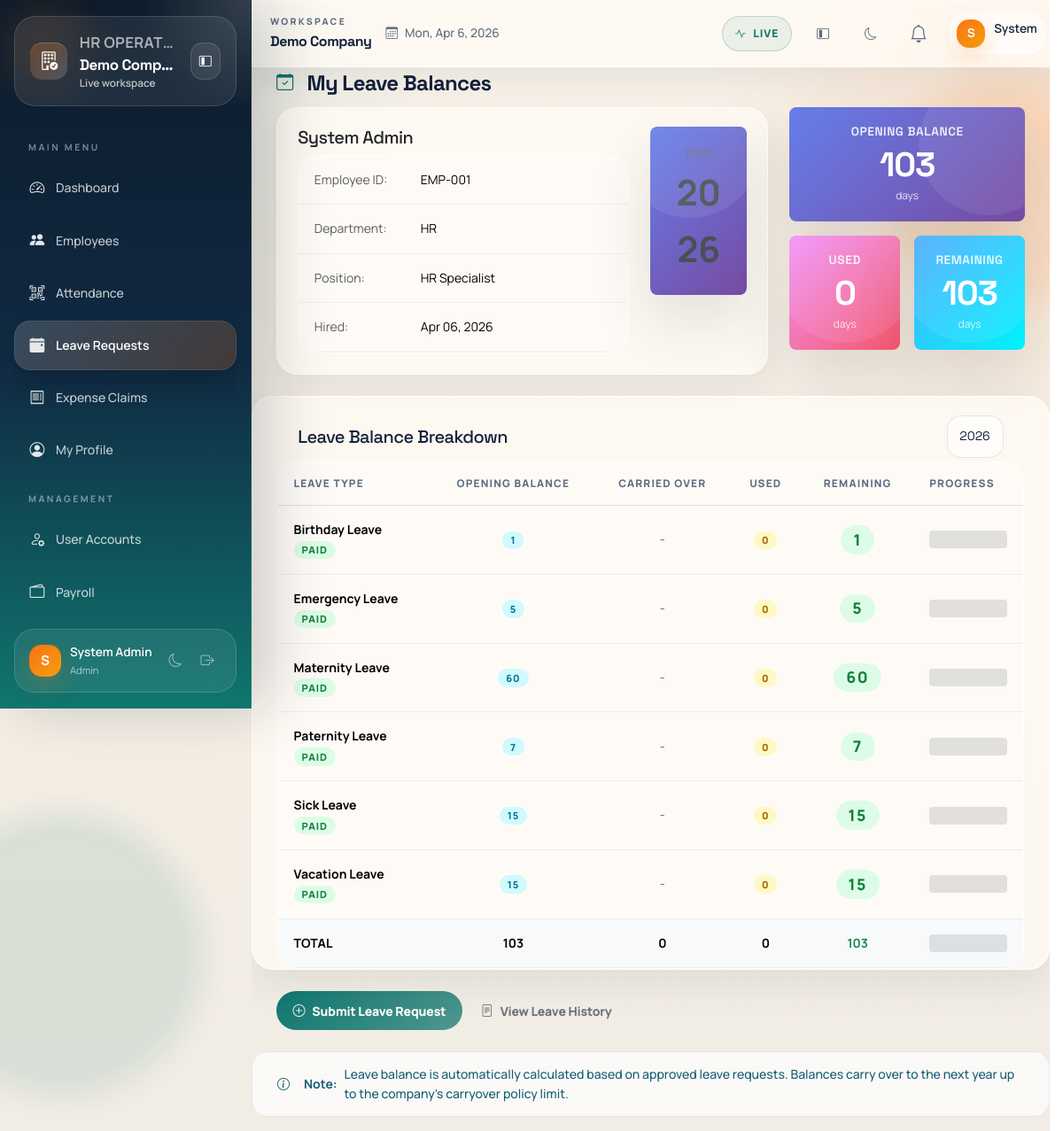
Page /modules/leaves/balance.php (signed in) on the committed database.
### tables this page shows
CREATE TABLE employees (
    id INT AUTO_INCREMENT PRIMARY KEY,
    company_id INT NOT NULL,
    employee_code VARCHAR(30),
    first_name VARCHAR(100) NOT NULL,
    last_name VARCHAR(100) NOT NULL,
    email VARCHAR(150) NOT NULL,
    phone VARCHAR(50),
    department_id INT NULL,
    position_id INT NULL,
    hire_date DATE NULL,
    basic_salary DECIMAL(10,2) DEFAULT 0,
    status ENUM('active','inactive') DEFAULT 'active',
    created_at DATETIME DEFAULT CURRENT_TIMESTAMP,
    UNIQUE KEY uniq_emp_code(company_id, employee_code),
    UNIQUE KEY uniq_emp_email(company_id, email)
);

CREATE TABLE departments (
    id INT AUTO_INCREMENT PRIMARY KEY,
    company_id INT NOT NULL,
    name VARCHAR(100) NOT NULL,
    UNIQUE KEY uniq_dept(company_id, name)
);

CREATE TABLE positions (
    id INT AUTO_INCREMENT PRIMARY KEY,
    company_id INT NOT NULL,
    name VARCHAR(100) NOT NULL,
    UNIQUE KEY uniq_pos(company_id, name)
);

CREATE TABLE users (
    id INT AUTO_INCREMENT PRIMARY KEY,
    company_id INT NULL,
    employee_id INT NULL,
    email VARCHAR(150) UNIQUE NOT NULL,
    password_hash VARCHAR(255) NOT NULL,
    role ENUM('Super Admin','Admin','HR Officer','Manager','Employee') NOT NULL,
    is_active TINYINT(1) DEFAULT 1,
    last_login DATETIME NULL,
    created_at DATETIME DEFAULT CURRENT_TIMESTAMP
);

CREATE TABLE IF NOT EXISTS employee_leave_balance (
    id INT AUTO_INCREMENT PRIMARY KEY,
    company_id INT NOT NULL,
    employee_id INT NOT NULL,
    leave_type_id INT NOT NULL,
    year INT NOT NULL,
    opening_balance INT NOT NULL,
    used INT DEFAULT 0,
    carried_over INT DEFAULT 0,
    remaining INT GENERATED ALWAYS AS (opening_balance + carried_over - used) STORED,
    created_at DATETIME DEFAULT CURRENT_TIMESTAMP,
    updated_at DATETIME DEFAULT CURRENT_TIMESTAMP ON UPDATE CURRENT_TIMESTAMP,
    UNIQUE KEY uniq_balance(company_id, employee_id, leave_type_id, year),
    FOREIGN KEY (leave_type_id) REFERENCES leave_types(id),
    FOREIGN KEY (employee_id) REFERENCES employees(id),
    INDEX idx_emp_year(employee_id, year),
    INDEX idx_company(company_id)
);

CREATE TABLE leave_types (
    id INT AUTO_INCREMENT PRIMARY KEY,
    company_id INT NOT NULL,
    name VARCHAR(100) NOT NULL,
    days_allowed INT DEFAULT 0,
    is_paid TINYINT(1) DEFAULT 1
);

### includes/functions.php (called while the page is built, shortened)
<?php
function e($s) {
    return htmlspecialchars($s ?? "", ENT_QUOTES, "UTF-8");
}

### modules/leaves/balance.php (the view, shortened to what this page needs)
<?php
require_once __DIR__.'/../../config/db.php';
require_once __DIR__.'/../../includes/header.php';
require_once __DIR__.'/../../includes/nav.php';
$cid = company_id() ?? 1;
$userId = $_SESSION['user']['id'] ?? null;
$employeeId = null;
if ($userId) {
    $userEmp = $pdo->prepare("SELECT employee_id FROM users WHERE id = ? AND company_id = ?");
    $userEmp->execute([$userId, $cid]);
    $employeeId = $userEmp->fetchColumn();
}
$year = (int)($_GET['year'] ?? date('Y'));
$emp = $pdo->prepare("
    SELECT e.*, d.name as dept_name, p.name as pos_name
    FROM employees e
    LEFT JOIN departments d ON d.id = e.department_id
    LEFT JOIN positions p ON p.id = e.position_id
    WHERE e.id = ? AND e.company_id = ?
");
$emp->execute([$employeeId, $cid]);
$employee = $emp->fetch();
$balances = $pdo->prepare("
    SELECT elb.*,  lt.name as leave_type_name, lt.is_paid
    FROM employee_leave_balance elb
    JOIN leave_types lt ON lt.id = elb.leave_type_id
    WHERE elb.company_id = ? AND elb.employee_id = ? AND elb.year = ?
    ORDER BY lt.name ASC
");
$balances->execute([$cid, $employeeId, $year]);
$allBalances = $balances->fetchAll();
$totalOpening = array_sum(array_column($allBalances, 'opening_balance'));
$totalUsed = array_sum(array_column($allBalances, 'used'));
$totalCarried = array_sum(array_column($allBalances, 'carried_over'));
$totalRemaining = array_sum(array_column($allBalances, 'remaining'));
?>
<div class="page-header">
    <h4><i class="bi bi-calendar-check me-2"></i>My Leave Balances</h4>
</div>
<div class="row mb-4">
    <div class="col-md-8">
        <div class="card">
            <div class="card-body">
                <div class="row">
                    <div class="col-md-9">
                        <h5><?= e($employee['first_name'].' '.$employee['last_name']) ?></h5>
                        <table class="table table-sm mb-0">
                            <tr>
                                <td class="text-muted" style="width:120px">Employee ID:</td>
                                <td><?= e($employee['employee_code']) ?></td>
                            </tr>
                            <tr>
                                <td class="text-muted">Department:</td>
                                <td><?= e($employee['dept_name'] ?? 'N/A') ?></td>
                            </tr>
                            <tr>
                                <td class="text-muted">Position:</td>
                                <td><?= e($employee['pos_name'] ?? 'N/A') ?></td>
                            </tr>
                            <tr>
                                <td class="text-muted">Hired:</td>
                                <td><?= date('M d, Y', strtotime($employee['hire_date'] ?? 'now')) ?></td>
                            </tr>
                        </table>
                    </div>
                    <div class="col-md-3 text-end">
                        <div class="stat-card">
                            <div class="stat-label">Year</div>
                            <div class="stat-value" style="font-size:2.5rem"><?= $year ?></div>
                        </div>
                    </div>
                </div>
            </div>
        </div>
    </div>
    <div class="col-md-4">
        <div class="row g-3">
            <div class="col-12">
                <div class="stat-card primary">
                    <h6>Opening Balance</h6>
                    <h2><?= $totalOpening ?></h2>
                    <small>days</small>
                </div>
            </div>
            <div class="col-6">
                <div class="stat-card warning">
                    <h6>Used</h6>
                    <h2><?= $totalUsed ?></h2>
                    <small>days</small>
                </div>
            </div>
            <div class="col-6">
                <div class="stat-card success">
                    <h6>Remaining</h6>
                    <h2><?= $totalRemaining ?></h2>
                    <small>days</small>
                </div>
            </div>
        </div>
    </div>
</div>
<div class="card">
    <div class="card-header d-flex justify-content-between align-items-center">
        <h5 class="mb-0">Leave Balance Breakdown</h5>
        <select class="form-select" style="width:auto" onchange="window.location.href='?employee_id=<?= $employeeId?>&year='+this.value">
            <?php for ($y = date('Y'); $y >= date('Y') - 2; $y--): ?>
            <option value="<?= $y ?>" <?= $year === $y ? 'selected' : '' ?>><?= $y ?></option>
            <?php endfor; ?>
        </select>
    </div>
    <div class="card-body p-0">
        <?php if (empty($allBalances)): ?>
        <div class="empty-state p-4">
            <i class="bi bi-inbox"></i>
            <p>No leave balance data available</p>
        </div>
        <?php else: ?>
        <div class="table-responsive">
            <table class="table table-hover mb-0">
                <thead>
                    <tr>
                        <th>Leave Type</th>
                        <th class="text-center">Opening Balance</th>
                        <th class="text-center">Carried Over</th>
                        <th class="text-center">Used</th>
                        <th class="text-center">Remaining</th>
                        <th>Progress</th>
                    </tr>
                </thead>
                <tbody>
                    <?php foreach ($allBalances as $balance):
                    ?>
                    <tr>
                        <td>
                            <strong><?= e($balance['leave_type_name']) ?></strong>
                            <br>
                            <small class="badge <?= $balance['is_paid'] ? 'bg-success' : 'bg-warning' ?>">
                                <?= $balance['is_paid'] ? 'Paid' : 'Unpaid' ?>
                            </small>
                        </td>
                        <td class="text-center">
                            <span class="badge bg-info"><?= $balance['opening_balance'] ?></span>
                        </td>
                        <td class="text-center">
                            <?php if ($balance['carried_over'] > 0): ?>
                            <span class="badge bg-secondary"><?= $balance['carried_over'] ?></span>
                            <?php else: ?>
                            <span class="text-muted">-</span>
                            <?php endif; ?>
                        </td>
                        <td class="text-center">
                            <span class="badge bg-warning"><?= $balance['used'] ?></span>
                        </td>
                        <td class="text-center">
                            <span class="badge bg-success" style="font-size:1.1rem"><?= $balance['remaining'] ?></span>
                        </td>
                        <td>
                            <div class="progress" style="height:20px">
                            </div>
                        </td>
                    </tr>
                    <?php endforeach; ?>
                    <tr class="table-light fw-bold">
                        <td>TOTAL</td>
                        <td class="text-center"><?= $totalOpening ?></td>
                        <td class="text-center"><?= $totalCarried ?></td>
                        <td class="text-center"><?= $totalUsed ?></td>
                        <td class="text-center text-success"><?= $totalRemaining ?></td>
                        <td>
                            <div class="progress" style="height:20px">
                            </div>
                        </td>
                    </tr>
                </tbody>
            </table>
        </div>
        <?php endif; ?>
    </div>
</div>
<div class="mt-4">
    <a href="/modules/leaves/add.php" class="btn btn-primary">
        <i class="bi bi-plus-circle me-2"></i>Submit Leave Request
    </a>
    <a href="/modules/leaves/index.php" class="btn btn-outline-secondary">
        <i class="bi bi-file-text me-2"></i>View Leave History
    </a>
</div>
<div class="alert alert-info mt-4">
    <i class="bi bi-info-circle me-2"></i>
    <strong>Note:</strong> Leave balance is automatically calculated based on approved leave requests.
    Balances carry over to the next year up to the company's carryover policy limit.
</div>
<?php require_once __DIR__.'/../../includes/footer.php'; ?>

### modules/leaves/balance.php (style rules this page uses)
.stat-card { padding: 20px; border-radius: 8px; background: linear-gradient(135deg, #667eea 0%, #764ba2 100%); color: white; text-align: center; }
.stat-card.primary { background: linear-gradient(135deg, #667eea 0%, #764ba2 100%); }
.stat-card.warning { background: linear-gradient(135deg, #f093fb 0%, #f5576c 100%); }
.stat-card.success { background: linear-gradient(135deg, #4facfe 0%, #00f2fe 100%); }
.stat-card h6 { font-size: 0.85rem; text-transform: uppercase; opacity: 0.9; margin-bottom: 10px; }
.stat-card h2 { margin: 0; font-weight: bold; }
.stat-card small { display: block; font-size: 0.75rem; opacity: 0.8; margin-top: 5px; }
.stat-label { font-size: 0.85rem; color: #6c757d; text-transform: uppercase; }
.stat-value { font-size: 2rem; font-weight: bold; color: #495057; }

### rows in the picture
employees: first_name+last_name "System Admin", employee_code "EMP-001", department.name "HR", position.name "HR Specialist", hire_date "Apr 06, 2026"
users: employee "2026"
employee_leave_balance: leave_type.name "Birthday Leave", opening_balance "1", used "0", remaining "1"
employee_leave_balance: leave_type.name "Emergency Leave", opening_balance "5", used "0", remaining "5"
employee_leave_balance: leave_type.name "Maternity Leave", opening_balance "60", used "0", remaining "60"
employee_leave_balance: leave_type.name "Paternity Leave", opening_balance "7", used "0", remaining "7"
employee_leave_balance: leave_type.name "Sick Leave", opening_balance "15", used "0", remaining "15"
employee_leave_balance: leave_type.name "Vacation Leave", opening_balance "15", used "0", remaining "15"

### other values in the picture
$company['name'] "Demo Comp…"
$companyPlanLabel "Live workspace"
substr($u['name'] ?: $u['email'], 0, 1) "S"
$u['name'] ?: $u['email'] "System Admin"
$u['role'] "Admin"
$company['name'] "Demo Company"
explode(' ', $u['name'] ?: $u['email'])[0] "System"
$year "2026"
$totalOpening "103"
$totalUsed "0"
$totalRemaining "103"
$totalCarried "0"
